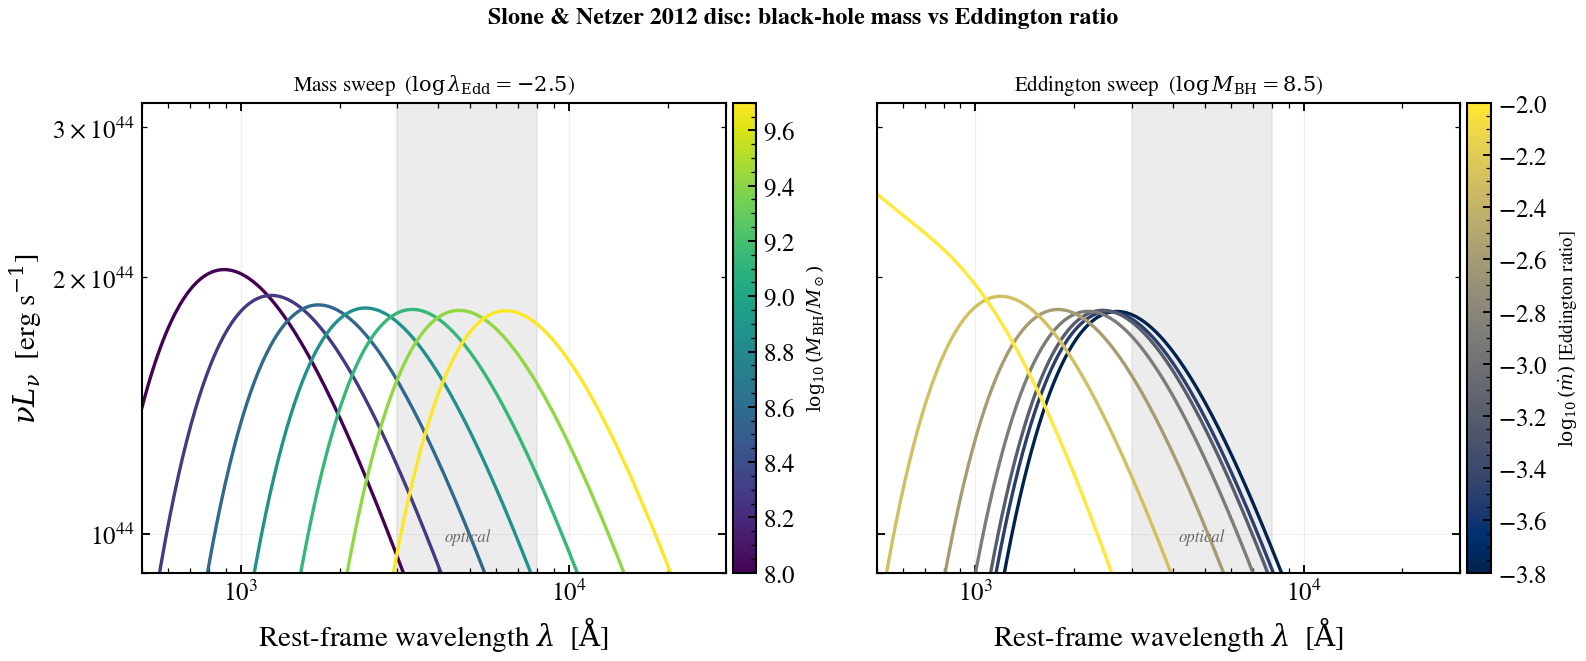

The Python source for this figure:
"""
Slone & Netzer 2012 disc: Black-hole mass and Eddington ratio
=============================================================

The Slone & Netzer (2012) accretion-disc library (SN12, as packaged by
AGNfitter-rX) tabulates the big-blue-bump continuum over black-hole mass and
Eddington ratio. The disc's characteristic temperature scales as
:math:`T_\\mathrm{max} \\propto (\\dot m / M_\\mathrm{BH})^{1/4}`, so the
spectral peak walks across the UV/optical as those two knobs change:

- **More massive black holes** have larger, cooler discs — the big blue bump
  shifts redward (toward the optical).
- **Higher Eddington ratios** push more material through the inner disc —
  the peak moves blueward and the disc brightens.

The two panels sweep each parameter in turn (the other held fixed), with the
swept value encoded by color. Bolometric luminosity is held fixed across each
sweep so the curves isolate the *spectral shape* — the SN12 template shape is
governed purely by :math:`(M_\\mathrm{BH}, \\dot m)`, with :math:`L_\\mathrm{bol}`
setting only the normalization — and the peak migration stands out cleanly.

The SN12 grid is reproduced node-exactly in tengri via monotone-cubic
interpolation, so these curves track the AGNfitter templates at the tabulated
nodes.

References
----------
.. [1] A. Slone & H. Netzer, "The effect of disc winds on the structure and
   spectrum of accretion discs," MNRAS 426, 656 (2012). arXiv:1207.5077.
   https://doi.org/10.1111/j.1365-2966.2012.21699.x
.. [2] L. N. Martínez-Ramírez et al., "AGNfitter-rx: Modeling the radio-to-X-ray
   spectral energy distributions of AGNs," A&A 688, A46 (2024).
   arXiv:2405.12111. https://doi.org/10.1051/0004-6361/202449329
"""

import os

os.environ["TF_CPP_MIN_LOG_LEVEL"] = "2"  # suppress XLA/PjRt C++ INFO+WARNING logs

import warnings

import jax
import matplotlib as mpl
import matplotlib.pyplot as plt
import numpy as np

import tengri
from tengri.analysis.plotting import setup_style
from tengri.utils.physics_constants import C_AA  # speed of light [Angstrom/s]

setup_style()
warnings.filterwarnings("ignore", message=".*BakedInBackend.*")
warnings.filterwarnings("ignore", message=".*deprecated.*")

ssp = tengri.load_ssp()

# Minimal host: stellar light suppressed so the disc continuum stands alone.
SFH = {"type": "const", "*": tengri.FIXED, "log_total_mass": -10.0}
DUST = {"type": "two_component", "*": tengri.FIXED, "tau_diff": 0.0, "tau_bc": 0.0}

# SN12 grid extent: log_mbh in [7.4, 9.8], log_ledd in [-4.0, -1.96]. Stay inside.
# Mass sweep starts at 8.0 so every disc peaks inside the grid (the bluest grid
# node is 451 AA; lower masses peak at/below it and clip).
LOG_LEDD_REF = -2.5  # fixed Eddington ratio for the mass panel
LOG_MBH_REF = 8.5  # fixed black-hole mass for the Eddington panel
LOG_MBH_VALUES = np.linspace(8.0, 9.7, 7)
LOG_LEDD_VALUES = np.linspace(-3.8, -2.0, 7)

# L_bol held fixed [log10(L_bol / L_sun)] so the panels isolate spectral shape.
LOG_LBOL_FIXED = 11.0


def disc_sed(log_mbh: float, log_ledd: float) -> tuple[np.ndarray, np.ndarray]:
    """Return (wavelength [AA], nu*L_nu [erg/s]) for one SN12 disc state."""
    log_lbol = LOG_LBOL_FIXED  # shape set by (M_BH, Edd); L_bol only normalizes
    model = tengri.SEDModel.build(
        ssp,
        sfh=SFH,
        dust=DUST,
        agn={
            "disc": {"type": "slone_netzer", "*": tengri.FIXED},
            "*": tengri.FIXED,
            "log_lbol": log_lbol,
            "log_mbh": log_mbh,
            "log_ledd": log_ledd,
            "frac": 1.0,
        },
        redshift=tengri.Fixed(0.05),
    )
    p = dict(model.spec.sample(jax.random.PRNGKey(0)))
    out = model.predict(p)
    wave = np.asarray(model.wavelengths)
    return wave, C_AA / wave * np.asarray(out.rest_sed())


fig, axes = plt.subplots(1, 2, figsize=(11.0, 4.6), sharey=True)

# ── Panel 1: black-hole mass sweep (fixed Eddington ratio) ──────────────
ax = axes[0]
norm_m = mpl.colors.Normalize(vmin=LOG_MBH_VALUES.min(), vmax=LOG_MBH_VALUES.max())
cmap_m = plt.get_cmap("viridis")
for log_mbh in LOG_MBH_VALUES:
    wave, nu_l_nu = disc_sed(log_mbh, LOG_LEDD_REF)
    ax.loglog(wave, nu_l_nu, color=cmap_m(norm_m(log_mbh)), lw=1.6)
ax.set_title(rf"Mass sweep  ($\log \lambda_\mathrm{{Edd}} = {LOG_LEDD_REF:.1f}$)", fontsize=10)
ax.set_ylabel(r"$\nu L_\nu$  [erg s$^{-1}$]")
sm_m = mpl.cm.ScalarMappable(norm=norm_m, cmap=cmap_m)
cb_m = fig.colorbar(sm_m, ax=ax, pad=0.01)
cb_m.set_label(r"$\log_{10}(M_\mathrm{BH} / M_\odot)$", fontsize=9)

# ── Panel 2: Eddington-ratio sweep (fixed black-hole mass) ──────────────
ax = axes[1]
norm_e = mpl.colors.Normalize(vmin=LOG_LEDD_VALUES.min(), vmax=LOG_LEDD_VALUES.max())
cmap_e = plt.get_cmap("cividis")
for log_ledd in LOG_LEDD_VALUES:
    wave, nu_l_nu = disc_sed(LOG_MBH_REF, log_ledd)
    ax.loglog(wave, nu_l_nu, color=cmap_e(norm_e(log_ledd)), lw=1.6)
ax.set_title(rf"Eddington sweep  ($\log M_\mathrm{{BH}} = {LOG_MBH_REF:.1f}$)", fontsize=10)
sm_e = mpl.cm.ScalarMappable(norm=norm_e, cmap=cmap_e)
cb_e = fig.colorbar(sm_e, ax=ax, pad=0.01)
cb_e.set_label(r"$\log_{10}(\dot m)$ [Eddington ratio]", fontsize=9)

for ax in axes:
    ax.set_xlim(5e2, 3e4)
    ax.set_ylim(9e43, 3.2e44)
    ax.set_xlabel(r"Rest-frame wavelength $\lambda$  [$\mathrm{\AA}$]")
    ax.grid(True, which="major", alpha=0.2)
    ax.axvspan(3000, 8000, color="0.82", alpha=0.4, zorder=0)  # optical band
    ax.text(4900, 9.8e43, "optical", fontsize=8, ha="center", color="0.4", style="italic")

fig.suptitle(
    "Slone & Netzer 2012 disc: black-hole mass vs Eddington ratio",
    fontsize=11.5,
    weight="bold",
)
fig.tight_layout()
plt.savefig("plot_slone_netzer_disc_sweep.png", dpi=150, bbox_inches="tight")
